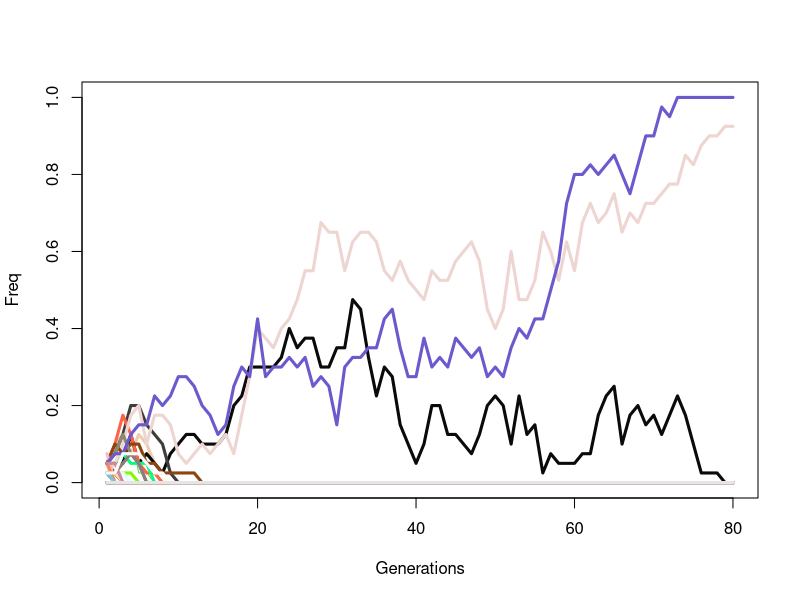
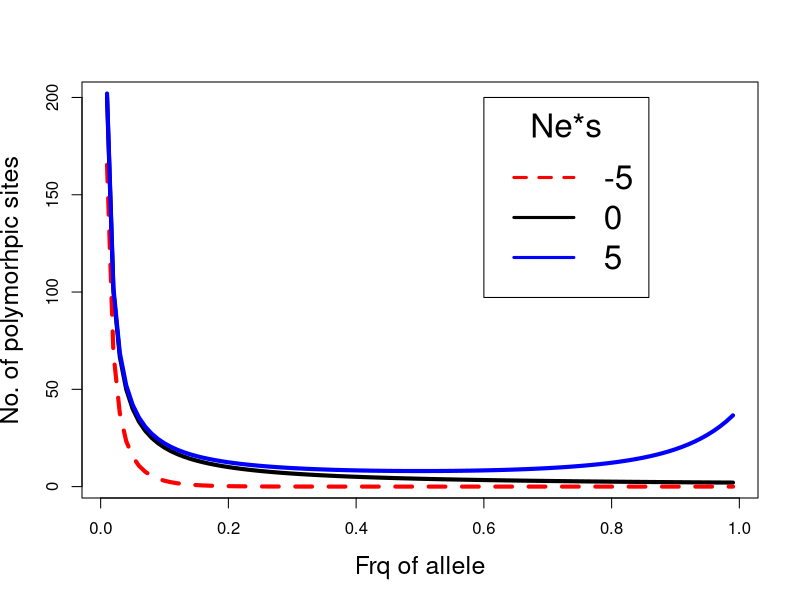
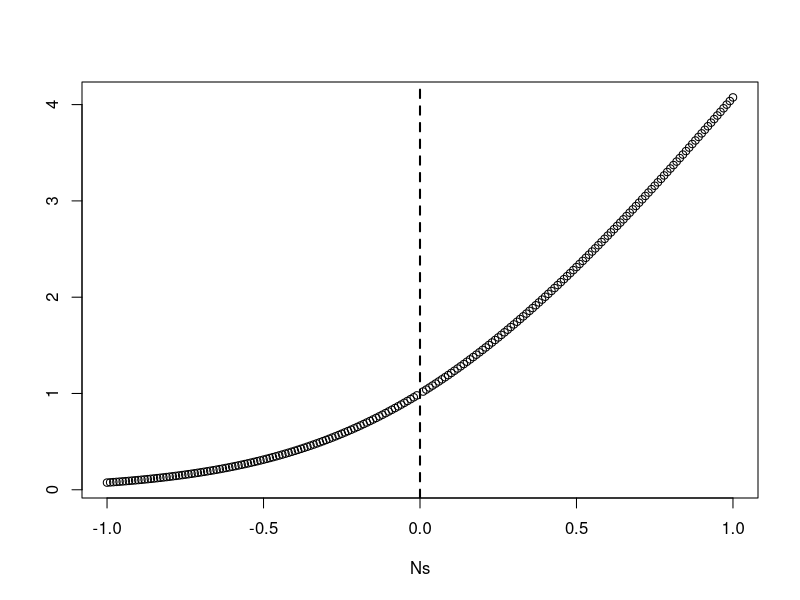

These figures' R source, in order:
## ---- chunk 1
options(htmltools.dir.version = FALSE)
## ---- chunk 2
wright_fisher <- function(N=1000, A1=100, t=1000){
  p <- A1/(2*N)
  ### make a numeric vector to hold the results
  freq <- as.numeric();
  ### Use for loop to run over t generations
  for (i in 1:t){
    A1 <- rbinom(1, 2*N, p) # samling allele from a binom distribution
    p <- A1/(2*N)
    freq[i] <- p
  }
  return(freq)
}
## ---- chunk 3
set.seed(12347)
Ne=20; A1=1; t=4*Ne
frq <- wright_fisher(N=Ne, A1=A1, t=t)
plot(frq, type="l", ylim=c(0,1), col=3, xlab="Generations", ylab="Freq")
    for(u in 1:100){
      frq <- wright_fisher(N=Ne, A1=A1, t=t)
      random <- sample(1:1000,1,replace=F)
      randomcolor <- colors()[random] 
      lines(frq, type="l", lwd=3, col=(randomcolor))
    }
## ---- chunk 4
# expected freq spectra
f <- function(q, ns){
  frq = 2/(q*(1-q)) * (1 - exp(-4*ns*(1-q))) / (1 - exp(-4*ns))
  return(frq)}
q <- seq(from = 0.01, to =0.99, by=0.01)

## Ploting function
plot(q, f(q, ns=0.01), type="l", lty=1, lwd=4, xlab="Frq of allele", ylab="No. of polymorhpic sites", cex.lab=1.5)
lines(q, f(q, ns=-5), type="l", lty=2, lwd=4, col="red")
lines(q, f(q, ns=5), type="l", lty=1, lwd=4, col="blue")
legend(0.6, 200, title="Ne*s", legend=c("-5", "0", "5"), 
       col=c("red", "black", "blue"), 
       lty=c(2,1,1), cex=2, lwd=3)
## ---- chunk 5
ns <- seq(from = -1, to =1, by=0.01)
plot(ns, 4*ns/(1 - exp(-4*ns)), xlab="Ns", ylab="")
abline(v=0, lty=2, lwd=2)
